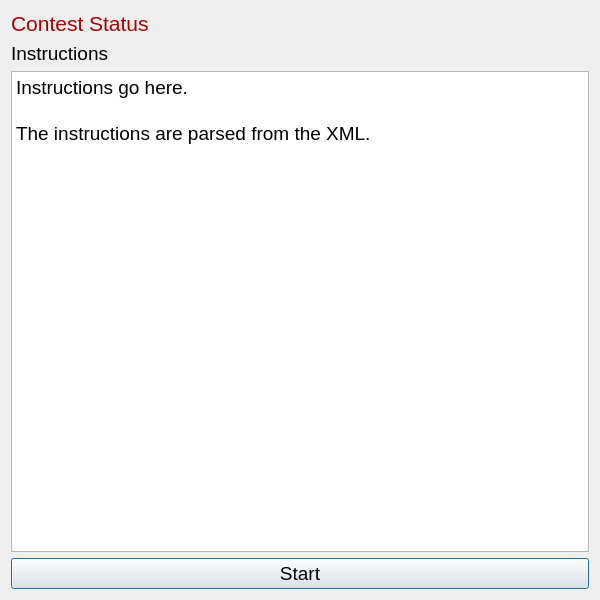
<?xml version="1.0" encoding="UTF-8"?>
<ui version="4.0">
 <class>welcome_dlg</class>
 <widget class="QDialog" name="welcome_dlg">
  <property name="enabled">
   <bool>true</bool>
  </property>
  <property name="geometry">
   <rect>
    <x>0</x>
    <y>0</y>
    <width>600</width>
    <height>600</height>
   </rect>
  </property>
  <property name="sizePolicy">
   <sizepolicy hsizetype="Preferred" vsizetype="Preferred">
    <horstretch>0</horstretch>
    <verstretch>0</verstretch>
   </sizepolicy>
  </property>
  <property name="cursor">
   <cursorShape>ArrowCursor</cursorShape>
  </property>
  <property name="windowTitle">
   <string>Welcome</string>
  </property>
  <property name="layoutDirection">
   <enum>Qt::LeftToRight</enum>
  </property>
  <property name="sizeGripEnabled">
   <bool>false</bool>
  </property>
  <property name="modal">
   <bool>false</bool>
  </property>
  <layout class="QVBoxLayout" name="verticalLayout_2">
   <item>
    <layout class="QVBoxLayout" name="verticalLayout">
     <item>
      <widget class="QLabel" name="status_lbl">
       <property name="palette">
        <palette>
         <active>
          <colorrole role="WindowText">
           <brush brushstyle="SolidPattern">
            <color alpha="255">
             <red>170</red>
             <green>0</green>
             <blue>0</blue>
            </color>
           </brush>
          </colorrole>
         </active>
         <inactive>
          <colorrole role="WindowText">
           <brush brushstyle="SolidPattern">
            <color alpha="255">
             <red>170</red>
             <green>0</green>
             <blue>0</blue>
            </color>
           </brush>
          </colorrole>
         </inactive>
         <disabled>
          <colorrole role="WindowText">
           <brush brushstyle="SolidPattern">
            <color alpha="255">
             <red>120</red>
             <green>120</green>
             <blue>120</blue>
            </color>
           </brush>
          </colorrole>
         </disabled>
        </palette>
       </property>
       <property name="font">
        <font>
         <pointsize>16</pointsize>
        </font>
       </property>
       <property name="text">
        <string>Contest Status</string>
       </property>
      </widget>
     </item>
     <item>
      <widget class="QLabel" name="instruction_lbl">
       <property name="font">
        <font>
         <pointsize>14</pointsize>
        </font>
       </property>
       <property name="text">
        <string>Instructions</string>
       </property>
      </widget>
     </item>
     <item>
      <widget class="QPlainTextEdit" name="instructions_txt">
       <property name="enabled">
        <bool>true</bool>
       </property>
       <property name="font">
        <font>
         <pointsize>14</pointsize>
        </font>
       </property>
       <property name="readOnly">
        <bool>true</bool>
       </property>
       <property name="plainText">
        <string>Instructions go here.

The instructions are parsed from the XML.</string>
       </property>
       <property name="backgroundVisible">
        <bool>false</bool>
       </property>
       <property name="centerOnScroll">
        <bool>false</bool>
       </property>
      </widget>
     </item>
     <item>
      <widget class="QPushButton" name="start_btn">
       <property name="font">
        <font>
         <pointsize>14</pointsize>
        </font>
       </property>
       <property name="text">
        <string>Start</string>
       </property>
      </widget>
     </item>
    </layout>
   </item>
  </layout>
 </widget>
 <resources/>
 <connections/>
</ui>
